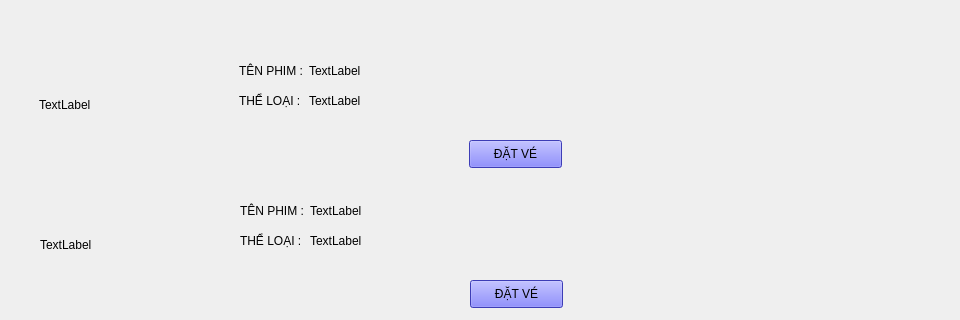
                 <widget class="QWidget" name="page_2">
                  <widget class="QWidget" name="widget_7" native="true">
                   <property name="geometry">
                    <rect>
                     <x>9</x>
                     <y>50</y>
                     <width>941</width>
                     <height>121</height>
                    </rect>
                   </property>
                   <widget class="QLabel" name="phim1_7">
                    <property name="geometry">
                     <rect>
                      <x>300</x>
                      <y>0</y>
                      <width>231</width>
                      <height>41</height>
                     </rect>
                    </property>
                    <property name="text">
                     <string>TextLabel</string>
                    </property>
                   </widget>
                   <widget class="QLabel" name="anh1_4">
                    <property name="geometry">
                     <rect>
                      <x>30</x>
                      <y>0</y>
                      <width>180</width>
                      <height>110</height>
                     </rect>
                    </property>
                    <property name="text">
                     <string>TextLabel</string>
                    </property>
                    <property name="scaledContents">
                     <bool>true</bool>
                    </property>
                   </widget>
                   <widget class="QLabel" name="phim1_8">
                    <property name="geometry">
                     <rect>
                      <x>300</x>
                      <y>30</y>
                      <width>231</width>
                      <height>41</height>
                     </rect>
                    </property>
                    <property name="text">
                     <string>TextLabel</string>
                    </property>
                   </widget>
                   <widget class="QPushButton" name="pushButton_11">
                    <property name="geometry">
                     <rect>
                      <x>460</x>
                      <y>90</y>
                      <width>93</width>
                      <height>28</height>
                     </rect>
                    </property>
                    <property name="styleSheet">
                     <string notr="true">
color: rgb(0, 0, 0);
background-color: rgb(85, 85, 255);</string>
                    </property>
                    <property name="text">
                     <string>ĐẶT VÉ</string>
                    </property>
                   </widget>
                   <widget class="QLabel" name="label_19">
                    <property name="geometry">
                     <rect>
                      <x>230</x>
                      <y>40</y>
                      <width>71</width>
                      <height>21</height>
                     </rect>
                    </property>
                    <property name="text">
                     <string>THỂ LOẠI :</string>
                    </property>
                   </widget>
                   <widget class="QLabel" name="label_23">
                    <property name="geometry">
                     <rect>
                      <x>230</x>
                      <y>10</y>
                      <width>71</width>
                      <height>21</height>
                     </rect>
                    </property>
                    <property name="text">
                     <string>TÊN PHIM :</string>
                    </property>
                   </widget>
                   <widget class="QPushButton" name="chuyenhinhanh_5">
                    <property name="geometry">
                     <rect>
                      <x>30</x>
                      <y>0</y>
                      <width>180</width>
                      <height>110</height>
                     </rect>
                    </property>
                    <property name="styleSheet">
                     <string notr="true">QPushButton {
    background-color: rgba(0, 0, 0, 0); /* Nền trong suốt */
    border: none; /* Loại bỏ viền (nếu cần) */
    color: black; /* Màu chữ (có thể thay đổi) */
}
</string>
                    </property>
                    <property name="text">
                     <string/>
                    </property>
                   </widget>
                   <widget class="QPushButton" name="chuyenphim_5">
                    <property name="geometry">
                     <rect>
                      <x>230</x>
                      <y>10</y>
                      <width>391</width>
                      <height>28</height>
                     </rect>
                    </property>
                    <property name="styleSheet">
                     <string notr="true">QPushButton {
    background-color: rgba(0, 0, 0, 0); /* Nền trong suốt */
    border: none; /* Loại bỏ viền (nếu cần) */
    color: black; /* Màu chữ (có thể thay đổi) */
}
</string>
                    </property>
                    <property name="text">
                     <string/>
                    </property>
                   </widget>
                  </widget>
                  <widget class="QWidget" name="widget_8" native="true">
                   <property name="geometry">
                    <rect>
                     <x>10</x>
                     <y>190</y>
                     <width>941</width>
                     <height>121</height>
                    </rect>
                   </property>
                   <widget class="QLabel" name="phim1_9">
                    <property name="geometry">
                     <rect>
                      <x>300</x>
                      <y>0</y>
                      <width>231</width>
                      <height>41</height>
                     </rect>
                    </property>
                    <property name="text">
                     <string>TextLabel</string>
                    </property>
                   </widget>
                   <widget class="QLabel" name="anh1_5">
                    <property name="geometry">
                     <rect>
                      <x>30</x>
                      <y>0</y>
                      <width>180</width>
                      <height>110</height>
                     </rect>
                    </property>
                    <property name="text">
                     <string>TextLabel</string>
                    </property>
                    <property name="scaledContents">
                     <bool>true</bool>
                    </property>
                   </widget>
                   <widget class="QLabel" name="phim1_10">
                    <property name="geometry">
                     <rect>
                      <x>300</x>
                      <y>30</y>
                      <width>231</width>
                      <height>41</height>
                     </rect>
                    </property>
                    <property name="text">
                     <string>TextLabel</string>
                    </property>
                   </widget>
                   <widget class="QPushButton" name="pushButton_12">
                    <property name="geometry">
                     <rect>
                      <x>460</x>
                      <y>90</y>
                      <width>93</width>
                      <height>28</height>
                     </rect>
                    </property>
                    <property name="styleSheet">
                     <string notr="true">
color: rgb(0, 0, 0);
background-color: rgb(85, 85, 255);</string>
                    </property>
                    <property name="text">
                     <string>ĐẶT VÉ</string>
                    </property>
                   </widget>
                   <widget class="QLabel" name="label_20">
                    <property name="geometry">
                     <rect>
                      <x>230</x>
                      <y>40</y>
                      <width>71</width>
                      <height>21</height>
                     </rect>
                    </property>
                    <property name="text">
                     <string>THỂ LOẠI :</string>
                    </property>
                   </widget>
                   <widget class="QLabel" name="label_24">
                    <property name="geometry">
                     <rect>
                      <x>230</x>
                      <y>10</y>
                      <width>71</width>
                      <height>21</height>
                     </rect>
                    </property>
                    <property name="text">
                     <string>TÊN PHIM :</string>
                    </property>
                   </widget>
                   <widget class="QPushButton" name="chuyenhinhanh_6">
                    <property name="geometry">
                     <rect>
                      <x>30</x>
                      <y>0</y>
                      <width>180</width>
                      <height>110</height>
                     </rect>
                    </property>
                    <property name="styleSheet">
                     <string notr="true">QPushButton {
    background-color: rgba(0, 0, 0, 0); /* Nền trong suốt */
    border: none; /* Loại bỏ viền (nếu cần) */
    color: black; /* Màu chữ (có thể thay đổi) */
}
</string>
                    </property>
                    <property name="text">
                     <string/>
                    </property>
                   </widget>
                   <widget class="QPushButton" name="chuyenphim_6">
                    <property name="geometry">
                     <rect>
                      <x>230</x>
                      <y>10</y>
                      <width>391</width>
                      <height>28</height>
                     </rect>
                    </property>
                    <property name="styleSheet">
                     <string notr="true">QPushButton {
    background-color: rgba(0, 0, 0, 0); /* Nền trong suốt */
    border: none; /* Loại bỏ viền (nếu cần) */
    color: black; /* Màu chữ (có thể thay đổi) */
}
</string>
                    </property>
                    <property name="text">
                     <string/>
                    </property>
                   </widget>
                  </widget>
                 </widget>
